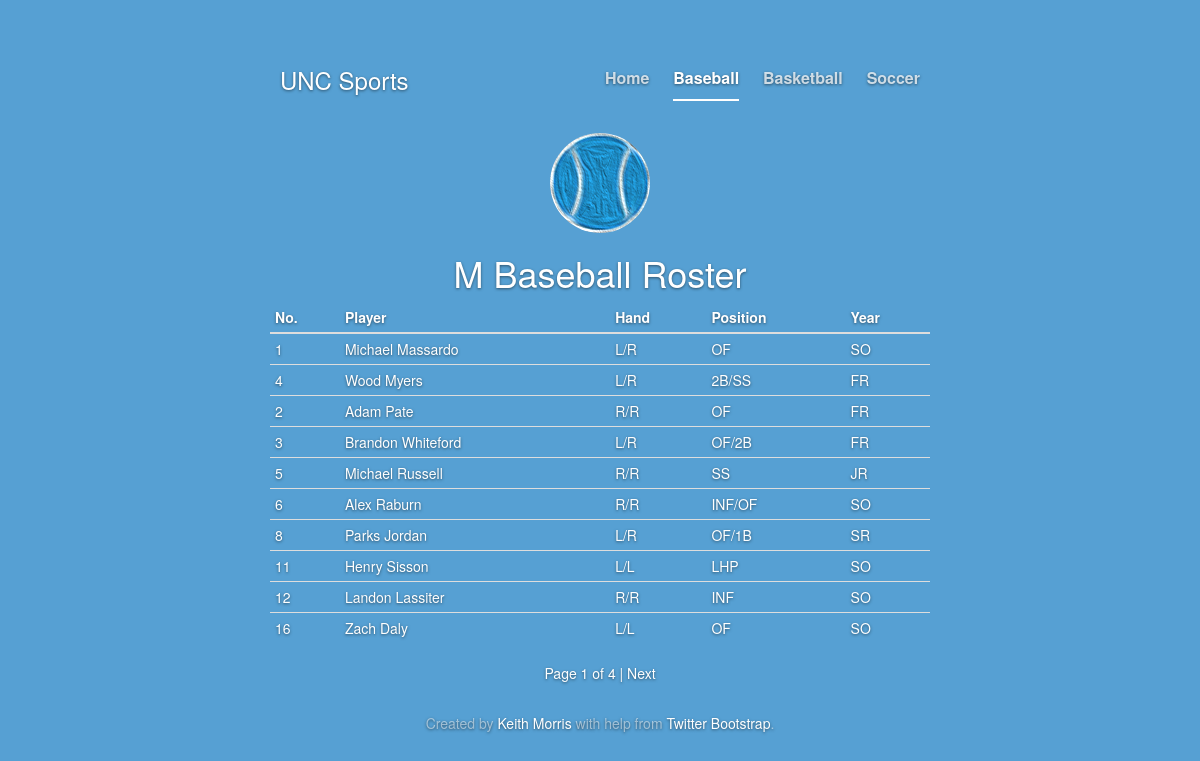
/team/1, run on the app's committed database.
### roster/models.py (models this page shows, shortened)
class Team(models.Model):
    GENDERS = (
        ('M', 'Men\'s'),
        ('W', 'Women\'s'),
        ('C', 'Coed'),
    )
    sport = models.ForeignKey('Sport')
    school = models.ForeignKey('School')
    gender = models.CharField(max_length=1, choices=GENDERS)

class Sport(models.Model):
    name = models.CharField(unique=True, max_length=50)
    image = models.ImageField(upload_to='images/sports/', blank=True, default='')
    class Meta(object):
        ordering = ('name',)

class Player(models.Model):
    HANDS = (
        ('L/L', 'Bat Left/Throw Left'),
        ('L/R', 'Bat Left/Throw Right'),
        ('R/R', 'Bat Right/Throw Right'),
        ('R/L', 'Bat Right/Throw Left'),
        ('S/L', 'Switch Hit/Throw Left'),
        ('S/R', 'Switch Hit/Throw Right'),
    )
    student = models.ForeignKey('Student')
    team = models.ForeignKey('Team')
    position = models.CharField(max_length=25)
    number = models.IntegerField()
    hand = models.CharField(max_length=3, choices=HANDS)
    bio = models.TextField()
    photo = models.ImageField(upload_to='images/avatars/', blank=True, default='')

class Student(models.Model):
    YEARS = (
        ('FR', 'Freshman'),
        ('SO', 'Sophomore'),
        ('JR', 'Junior'),
        ('SR', 'Senior'),
    )
    first_name = models.CharField(max_length=50)
    last_name = models.CharField(max_length=50)
    height = models.IntegerField() # Height in inches
    weight = models.IntegerField() # Weight in pounds
    hometown = models.CharField(max_length=50)
    highschool = models.CharField(max_length=50)
    year = models.CharField(max_length=2, choices=YEARS)
    class Meta(object):
        ordering = ('last_name','first_name',)

### roster/views.py (the view)
# urls.py: url(r'^team/(?P<pk>\d+)$', views.team, name='roster_team'),
def team(request, pk):
    team = get_object_or_404(Team, id=pk)
    paginator = Paginator(team.player_set.all(), 10)
    page = request.GET.get('page')
    try:
        players = paginator.page(page)
    except PageNotAnInteger:
        players = paginator.page(1)
    except EmptyPage:
        players = paginator.page(paginator.num_pages)
    return render(request, "team.html", {'team': team, 'players': players})

### roster/templates/team.html (shortened to what this page needs)
{% extends "base.html" %}
{% block nav %}{% include "nav.html" with active="baseball" %}{% endblock %}
{% block content %}
    <div class="inner cover">
        <div class="row">
            <div class="col-xs-12">
                <img class="img-circle" src="{{ STATIC_URL }}images/sports/{{ team.sport.name|lower }}.png" alt="{{ team.sport.name }}">
                <h1>{{ team.gender }} {{ team.sport.name }} Roster</h1>
            </div>
        </div>
        <table class="table table-condensed">
            <thead>
                <tr>
                    <th>No.</th>
                    <th>Player</th>
                    <th class="th-hand">Hand</th>
                    <th class="th-position">Position</th>
                    <th class="th-year">Year</th>
                </tr>
            </thead>
            <tbody>
                {% for player in players %}
                    <tr>
                        <td class="td-number">{{ player.number }}</td>
                        <td class="td-player">
                            <a href="{% url "roster.views.player" pk=player.id %}">
                                {{ player.student.first_name }} {{ player.student.last_name }}
                            </a>
                        </td>
                        <td class="td-hand">{{ player.hand }}</td>
                        <td class="td-position">{{ player.position }}</td>
                        <td class="td-year">{{ player.student.year }}</td>
                    </tr>
                {% endfor %}
            </tbody>
        </table>
        <div class="pagination">
            <span class="step-links">
                <span class="current">
                    Page {{ players.number }} of {{ players.paginator.num_pages }}
                </span>
                {% if players.has_next %}
                    | <a href="?page={{ players.next_page_number }}">Next</a>
                {% endif %}
            </span>
        </div>
    </div>
{% endblock %}

### unc_rosters/templates/base.html (shortened to what this page needs)
<!DOCTYPE html>
<html lang="en">
    <head>
        <link href="{{ STATIC_URL }}css/bootstrap.min.css" rel="stylesheet">
        <link href="{{ STATIC_URL }}css/cover.css" rel="stylesheet">
    </head>
    <body>
        <div class="site-wrapper">
            <div class="site-wrapper-inner">
                <div class="cover-container">
                    <div class="masthead clearfix">
                        <div class="inner">
                            <h3 class="masthead-brand">UNC Sports</h3>
                            {% block nav %}{% endblock %}
                        </div>
                    </div>
                    {% block content %}
                    {% endblock %}
                    <div class="mastfoot">
                        <div class="inner">
                            <p>Created by <a href="mailto:keitham@live.unc.edu">Keith Morris</a> with help from <a href="http://getbootstrap.com">Twitter Bootstrap</a>.</p>
                        </div>
                    </div>
                </div>
            </div>
        </div>
    </body>
</html>

### unc_rosters/templates/nav.html
    <ul class="nav masthead-nav">
        <li{% if active == "home" %} class="active"{% endif %}><a href="{% url 'roster.views.home' %}">Home</a></li>
        <li{% if active == "baseball" %} class="active"{% endif %}><a href="{% url 'roster.views.team' pk=1 %}">Baseball</a></li>
        <li{% if active == "basketball" %} class="active"{% endif %}><a href="#">Basketball</a></li>
        <li{% if active == "soccer" %} class="active"{% endif %}><a href="#">Soccer</a></li>
    </ul>

### unc_rosters/static_media/css/cover.css (style rules this page uses)
a, a:focus, a:hover { color: #fff; }
html, body { height: 100%; background-color: #56A0D3; }
body { color: #fff; text-align: center; text-shadow: 0 1px 3px rgba(0,0,0,.5); }
.site-wrapper { display: table; width: 100%; height: 100%; min-height: 100%; }
.site-wrapper-inner { display: table-cell; vertical-align: top; }
.cover-container { margin-right: auto; margin-left: auto; }
.inner { padding: 30px; }
.masthead-brand { margin-top: 10px; margin-bottom: 40px; }
.masthead-nav > li { display: inline-block; }
.masthead-nav > li + li { margin-left: 20px; }
.masthead-nav > li > a { padding-right: 0; padding-left: 0; font-size: 16px; font-weight: bold; color: #fff; color: rgba(255,255,255,.75); border-bottom: 2px solid transparent; }
.masthead-nav > .active > a, .masthead-nav > .active > a:hover, .masthead-nav > .active > a:focus { color: #fff; border-bottom-color: #fff; }
@media (min-width: 768px) { .masthead-brand { float: left; } }
@media (min-width: 768px) { .masthead-nav { float: right; } }
.cover { padding: 0 20px; }
.mastfoot { color: #999; color: rgba(255,255,255,.5); }
@media (min-width: 768px) { .site-wrapper-inner { vertical-align: middle; } }
@media (min-width: 768px) { .masthead, .mastfoot, .cover-container { width: 100%; } }
@media (min-width: 992px) { .masthead, .mastfoot, .cover-container { width: 700px; } }
td { text-align: left; }
div.pagination { margin: 0px; }

### data on the page
Team: gender "M", sport.name "Baseball"
Player: number "1", student.first_name "Michael", student.last_name "Massardo", hand "L/R", position "OF", student.year "SO"
Player: number "4", student.first_name "Wood", student.last_name "Myers", hand "L/R", position "2B/SS", student.year "FR"
Player: number "2", student.first_name "Adam", student.last_name "Pate", hand "R/R", position "OF", student.year "FR"
Player: number "3", student.first_name "Brandon", student.last_name "Whiteford", hand "L/R", position "OF/2B", student.year "FR"
Player: number "5", student.first_name "Michael", student.last_name "Russell", hand "R/R", position "SS", student.year "JR"
Player: number "6", student.first_name "Alex", student.last_name "Raburn", hand "R/R", position "INF/OF", student.year "SO"
Player: number "8", student.first_name "Parks", student.last_name "Jordan", hand "L/R", position "OF/1B", student.year "SR"
Player: number "11", student.first_name "Henry", student.last_name "Sisson", hand "L/L", position "LHP", student.year "SO"
Player: number "12", student.first_name "Landon", student.last_name "Lassiter", hand "R/R", position "INF", student.year "SO"
Player: number "16", student.first_name "Zach", student.last_name "Daly", hand "L/L", position "OF", student.year "SO"

### other printed values
{{ players.number }} "1"
{{ players.paginator.num_pages }} "4"
